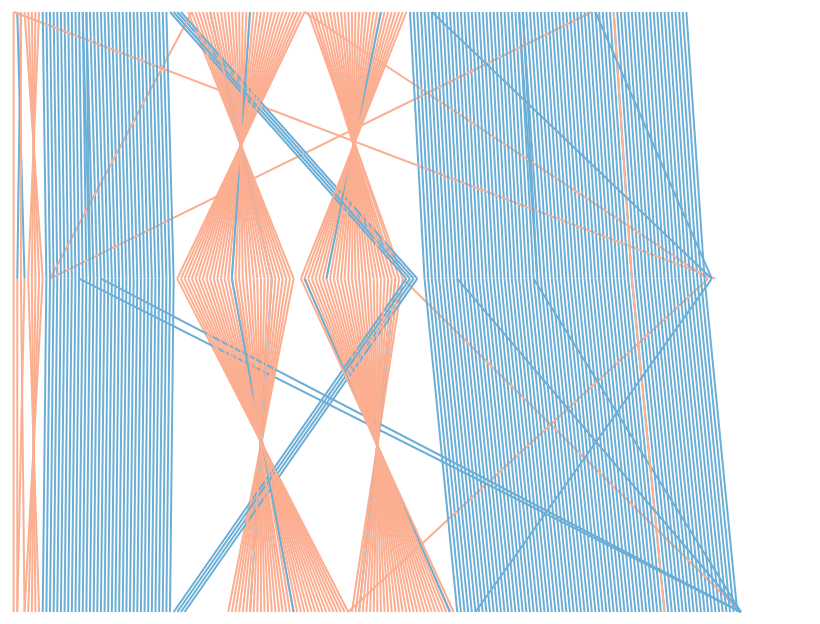

The notebook cell saved with this chart:
### Code cell
render_csv('chimp4_x2.csv')

### Figure 1 — Vega-Lite specification as saved in the notebook (floating-point values rounded to 4 significant figures; data arrays with more than 128 entries replaced by an {"elided": "..."} marker saying what was removed)
{"config": {"view": {"continuousWidth": 400, "continuousHeight": 300, "strokeOpacity": 0}}, "data": {"name": "data-73443425b7c184d78f9724ab09b14602"}, "mark": "line", "encoding": {"color": {"type": "nominal", "field": "color", "legend": null, "scale": {"domain": ["same orientation", "inversed"], "range": ["#6baed6", "#fcae91"]}}, "x": {"type": "quantitative", "axis": null, "field": "x"}, "x2": {"field": "x2"}, "y": {"type": "quantitative", "axis": null, "field": "y"}, "y2": {"field": "y2"}}, "$schema": "https://vega.github.io/schema/vega-lite/v4.0.0.json", "datasets": {"data-73443425b7c184d78f9724ab09b14602": {"elided": "403 records"}}}
